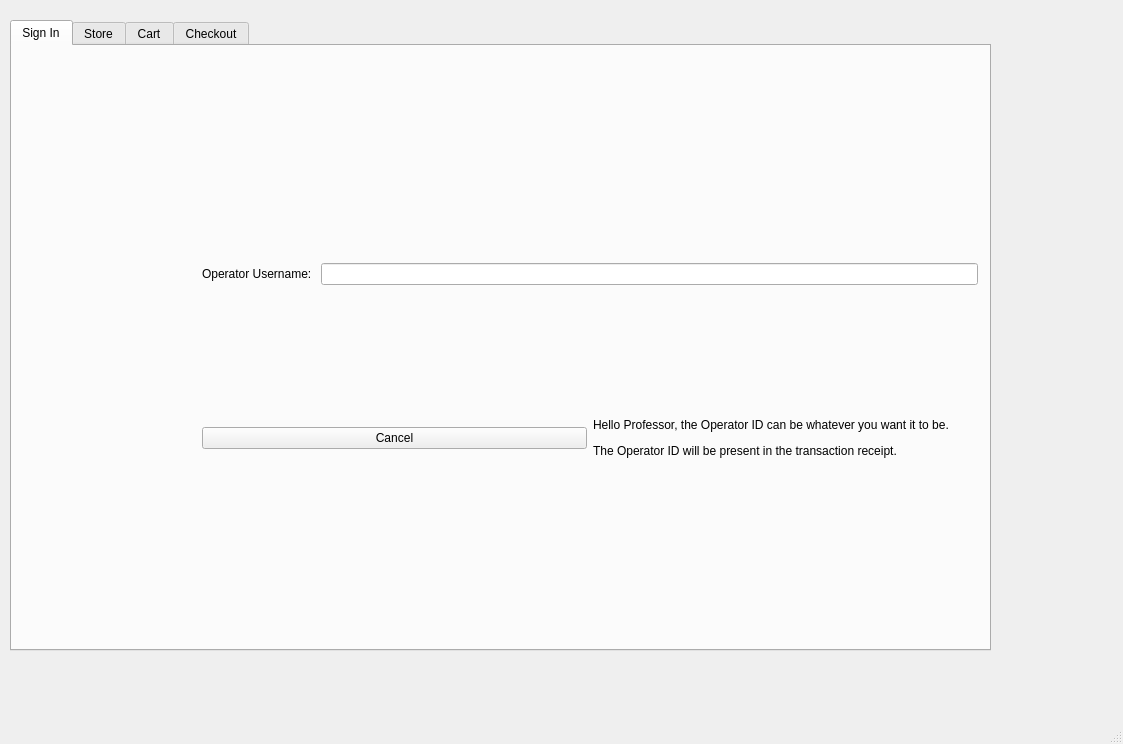
<?xml version="1.0" encoding="UTF-8"?>
<ui version="4.0">
 <class>MainWindow</class>
 <widget class="QMainWindow" name="MainWindow">
  <property name="geometry">
   <rect>
    <x>0</x>
    <y>0</y>
    <width>1123</width>
    <height>744</height>
   </rect>
  </property>
  <property name="windowTitle">
   <string>MainWindow</string>
  </property>
  <widget class="QWidget" name="centralwidget">
   <widget class="QTabWidget" name="cart">
    <property name="geometry">
     <rect>
      <x>10</x>
      <y>20</y>
      <width>981</width>
      <height>631</height>
     </rect>
    </property>
    <property name="currentIndex">
     <number>0</number>
    </property>
    <widget class="QWidget" name="tab_4">
     <attribute name="title">
      <string>Sign In</string>
     </attribute>
     <widget class="QWidget" name="verticalLayoutWidget_3">
      <property name="geometry">
       <rect>
        <x>190</x>
        <y>90</y>
        <width>776</width>
        <height>451</height>
       </rect>
      </property>
      <layout class="QVBoxLayout" name="verticalLayout_10">
       <item>
        <layout class="QHBoxLayout" name="horizontalLayout_4">
         <item>
          <layout class="QVBoxLayout" name="verticalLayout_8">
           <item>
            <widget class="QLabel" name="label">
             <property name="text">
              <string>Operator Username: </string>
             </property>
            </widget>
           </item>
          </layout>
         </item>
         <item>
          <layout class="QVBoxLayout" name="verticalLayout_9">
           <item>
            <widget class="QLineEdit" name="operatorIDLineEdit"/>
           </item>
          </layout>
         </item>
        </layout>
       </item>
       <item>
        <layout class="QGridLayout" name="gridLayout_5">
         <item row="0" column="1">
          <widget class="QLabel" name="professorMessageLabel">
           <property name="text">
            <string>&lt;html&gt;&lt;head/&gt;&lt;body&gt;&lt;p&gt;Hello Professor, the Operator ID can be whatever you want it to be. &lt;/p&gt;&lt;p&gt;The Operator ID will be present in the transaction receipt.&lt;/p&gt;&lt;/body&gt;&lt;/html&gt;</string>
           </property>
          </widget>
         </item>
         <item row="0" column="0">
          <widget class="QPushButton" name="cancelButton3">
           <property name="text">
            <string>Cancel</string>
           </property>
          </widget>
         </item>
        </layout>
       </item>
      </layout>
     </widget>
    </widget>
    <widget class="QWidget" name="tab">
     <attribute name="title">
      <string>Store</string>
     </attribute>
     <widget class="QWidget" name="gridLayoutWidget">
      <property name="geometry">
       <rect>
        <x>10</x>
        <y>20</y>
        <width>951</width>
        <height>581</height>
       </rect>
      </property>
      <layout class="QGridLayout" name="gridLayout">
       <item row="0" column="0">
        <widget class="QLabel" name="pinkJackLabel">
         <property name="text">
          <string>&lt;html&gt;&lt;head/&gt;&lt;body&gt;&lt;p&gt;Pink Jacket &lt;/p&gt;&lt;p&gt;Price: $30&lt;/p&gt;&lt;p&gt;Item ID: 1&lt;/p&gt;&lt;/body&gt;&lt;/html&gt;</string>
         </property>
        </widget>
       </item>
       <item row="1" column="1">
        <widget class="QSpinBox" name="yJSpinBox"/>
       </item>
       <item row="4" column="0">
        <widget class="QLabel" name="pShoesLabel">
         <property name="text">
          <string>&lt;html&gt;&lt;head/&gt;&lt;body&gt;&lt;p&gt;Pink Shoes&lt;/p&gt;&lt;p&gt;Price: $30&lt;/p&gt;&lt;p&gt;Item ID: 7&lt;/p&gt;&lt;/body&gt;&lt;/html&gt;</string>
         </property>
        </widget>
       </item>
       <item row="4" column="1">
        <widget class="QLabel" name="yShoesLabel">
         <property name="text">
          <string>&lt;html&gt;&lt;head/&gt;&lt;body&gt;&lt;p&gt;Yellow Shoes&lt;/p&gt;&lt;p&gt;Price: $22&lt;/p&gt;&lt;p&gt;Item ID: 8&lt;/p&gt;&lt;/body&gt;&lt;/html&gt;</string>
         </property>
        </widget>
       </item>
       <item row="2" column="2">
        <widget class="QLabel" name="blueShirtLabel">
         <property name="text">
          <string>&lt;html&gt;&lt;head/&gt;&lt;body&gt;&lt;p&gt;Blue Shirt&lt;/p&gt;&lt;p&gt;Price: $11&lt;/p&gt;&lt;p&gt;Item ID: 6&lt;/p&gt;&lt;/body&gt;&lt;/html&gt;</string>
         </property>
        </widget>
       </item>
       <item row="5" column="2">
        <widget class="QSpinBox" name="blueShoesSpinBox"/>
       </item>
       <item row="3" column="2">
        <widget class="QSpinBox" name="blueShirtSpinBox"/>
       </item>
       <item row="6" column="1">
        <widget class="QPushButton" name="addToCart">
         <property name="text">
          <string>Add To Cart</string>
         </property>
        </widget>
       </item>
       <item row="0" column="2">
        <widget class="QLabel" name="bueJacketLabel">
         <property name="text">
          <string>&lt;html&gt;&lt;head/&gt;&lt;body&gt;&lt;p&gt;Blue Jacket&lt;/p&gt;&lt;p&gt;Price: $ 20&lt;/p&gt;&lt;p&gt;Item ID: 3&lt;/p&gt;&lt;/body&gt;&lt;/html&gt;</string>
         </property>
        </widget>
       </item>
       <item row="3" column="0">
        <widget class="QSpinBox" name="pShirtSpinBox"/>
       </item>
       <item row="1" column="2">
        <widget class="QSpinBox" name="bJSpinBox"/>
       </item>
       <item row="1" column="0">
        <widget class="QSpinBox" name="pJSpinBox"/>
       </item>
       <item row="5" column="1">
        <widget class="QSpinBox" name="yShoesSpinBox"/>
       </item>
       <item row="3" column="1">
        <widget class="QSpinBox" name="yShirtSpinBox"/>
       </item>
       <item row="5" column="0">
        <widget class="QSpinBox" name="pShoesSpinBox"/>
       </item>
       <item row="0" column="1">
        <widget class="QLabel" name="yellowJacketLabel">
         <property name="text">
          <string>&lt;html&gt;&lt;head/&gt;&lt;body&gt;&lt;p&gt;Yellow Jacket&lt;/p&gt;&lt;p&gt;Price: $25&lt;/p&gt;&lt;p&gt;Item ID: 2&lt;/p&gt;&lt;/body&gt;&lt;/html&gt;</string>
         </property>
        </widget>
       </item>
       <item row="4" column="2">
        <widget class="QLabel" name="bShoesLabel">
         <property name="text">
          <string>&lt;html&gt;&lt;head/&gt;&lt;body&gt;&lt;p&gt;Blue Shoes&lt;/p&gt;&lt;p&gt;Price: $ 40&lt;/p&gt;&lt;p&gt;Item ID: 9&lt;/p&gt;&lt;/body&gt;&lt;/html&gt;</string>
         </property>
        </widget>
       </item>
       <item row="2" column="1">
        <widget class="QLabel" name="yellowShirtLabel">
         <property name="text">
          <string>&lt;html&gt;&lt;head/&gt;&lt;body&gt;&lt;p&gt;Yellow Shirt&lt;/p&gt;&lt;p&gt;Price: $12&lt;/p&gt;&lt;p&gt;Item ID: 5&lt;/p&gt;&lt;/body&gt;&lt;/html&gt;</string>
         </property>
        </widget>
       </item>
       <item row="2" column="0">
        <widget class="QLabel" name="pinkShirtLabel">
         <property name="text">
          <string>&lt;html&gt;&lt;head/&gt;&lt;body&gt;&lt;p&gt;Pink Shirt&lt;/p&gt;&lt;p&gt;Price: $15&lt;/p&gt;&lt;p&gt;Item ID: 4&lt;/p&gt;&lt;/body&gt;&lt;/html&gt;</string>
         </property>
        </widget>
       </item>
      </layout>
     </widget>
    </widget>
    <widget class="QWidget" name="tab_2">
     <attribute name="title">
      <string>Cart</string>
     </attribute>
     <widget class="QWidget" name="formLayoutWidget">
      <property name="geometry">
       <rect>
        <x>0</x>
        <y>0</y>
        <width>801</width>
        <height>511</height>
       </rect>
      </property>
      <layout class="QFormLayout" name="formLayout">
       <item row="0" column="1">
        <layout class="QHBoxLayout" name="horizontalLayout">
         <item>
          <layout class="QVBoxLayout" name="verticalLayout">
           <item>
            <widget class="QLabel" name="itemLabel">
             <property name="text">
              <string>Items:</string>
             </property>
            </widget>
           </item>
          </layout>
         </item>
         <item>
          <layout class="QVBoxLayout" name="verticalLayout_2">
           <item>
            <widget class="QLabel" name="itemListLabel">
             <property name="text">
              <string/>
             </property>
            </widget>
           </item>
          </layout>
         </item>
        </layout>
       </item>
       <item row="1" column="1">
        <layout class="QGridLayout" name="gridLayout_2">
         <item row="0" column="1">
          <widget class="QLabel" name="totalPrice">
           <property name="text">
            <string>Total Price: </string>
           </property>
          </widget>
         </item>
         <item row="0" column="0">
          <widget class="QPushButton" name="clearButton">
           <property name="text">
            <string>Clear</string>
           </property>
          </widget>
         </item>
         <item row="1" column="1">
          <widget class="QPushButton" name="checkoutButton">
           <property name="text">
            <string>Checkout</string>
           </property>
          </widget>
         </item>
         <item row="1" column="0">
          <widget class="QPushButton" name="cancelButton">
           <property name="text">
            <string>Cancel</string>
           </property>
          </widget>
         </item>
        </layout>
       </item>
      </layout>
     </widget>
    </widget>
    <widget class="QWidget" name="tab_3">
     <attribute name="title">
      <string>Checkout</string>
     </attribute>
     <widget class="QWidget" name="formLayoutWidget_2">
      <property name="geometry">
       <rect>
        <x>230</x>
        <y>150</y>
        <width>391</width>
        <height>401</height>
       </rect>
      </property>
      <layout class="QFormLayout" name="formLayout_3">
       <item row="0" column="1">
        <layout class="QHBoxLayout" name="horizontalLayout_7">
         <item>
          <layout class="QVBoxLayout" name="verticalLayout_5">
           <item>
            <widget class="QLabel" name="nameLabel">
             <property name="text">
              <string>Name: </string>
             </property>
            </widget>
           </item>
           <item>
            <widget class="QLabel" name="AddressLabel">
             <property name="text">
              <string>Address: </string>
             </property>
            </widget>
           </item>
           <item>
            <widget class="QLabel" name="phoneNumberLabel">
             <property name="text">
              <string>Phone Number: </string>
             </property>
            </widget>
           </item>
           <item>
            <widget class="QLabel" name="emailLabel">
             <property name="text">
              <string>Email Address: </string>
             </property>
            </widget>
           </item>
          </layout>
         </item>
         <item>
          <layout class="QVBoxLayout" name="verticalLayout_6">
           <item>
            <widget class="QLineEdit" name="nameLineEdit">
             <property name="inputMask">
              <string>aaaaaaaaaaaaaaaaaaaaaaaaaaaaaaaaaaaaaaaaaaaaaaaaaa</string>
             </property>
            </widget>
           </item>
           <item>
            <widget class="QLineEdit" name="addressLineEdit">
             <property name="inputMask">
              <string/>
             </property>
            </widget>
           </item>
           <item>
            <widget class="QLineEdit" name="phoneNumberLineEdit">
             <property name="inputMask">
              <string>9999999999</string>
             </property>
            </widget>
           </item>
           <item>
            <widget class="QLineEdit" name="emailLineEdit">
             <property name="inputMask">
              <string>xxxxxxxxxxxxxxxxxxxxxxxxxxxxxxxxxxxxxxxxxxxxxxxxxx</string>
             </property>
            </widget>
           </item>
          </layout>
         </item>
        </layout>
       </item>
       <item row="1" column="1">
        <layout class="QGridLayout" name="gridLayout_3">
         <item row="0" column="1">
          <widget class="QPushButton" name="clearButton2">
           <property name="text">
            <string>Clear</string>
           </property>
          </widget>
         </item>
         <item row="0" column="0">
          <widget class="QPushButton" name="cancelButton2">
           <property name="text">
            <string>Cancel</string>
           </property>
          </widget>
         </item>
         <item row="0" column="2">
          <widget class="QPushButton" name="submitButton">
           <property name="text">
            <string>Submit</string>
           </property>
          </widget>
         </item>
        </layout>
       </item>
      </layout>
     </widget>
    </widget>
   </widget>
  </widget>
  <widget class="QMenuBar" name="menubar">
   <property name="geometry">
    <rect>
     <x>0</x>
     <y>0</y>
     <width>1123</width>
     <height>21</height>
    </rect>
   </property>
  </widget>
  <widget class="QStatusBar" name="statusbar"/>
 </widget>
 <resources/>
 <connections/>
</ui>
